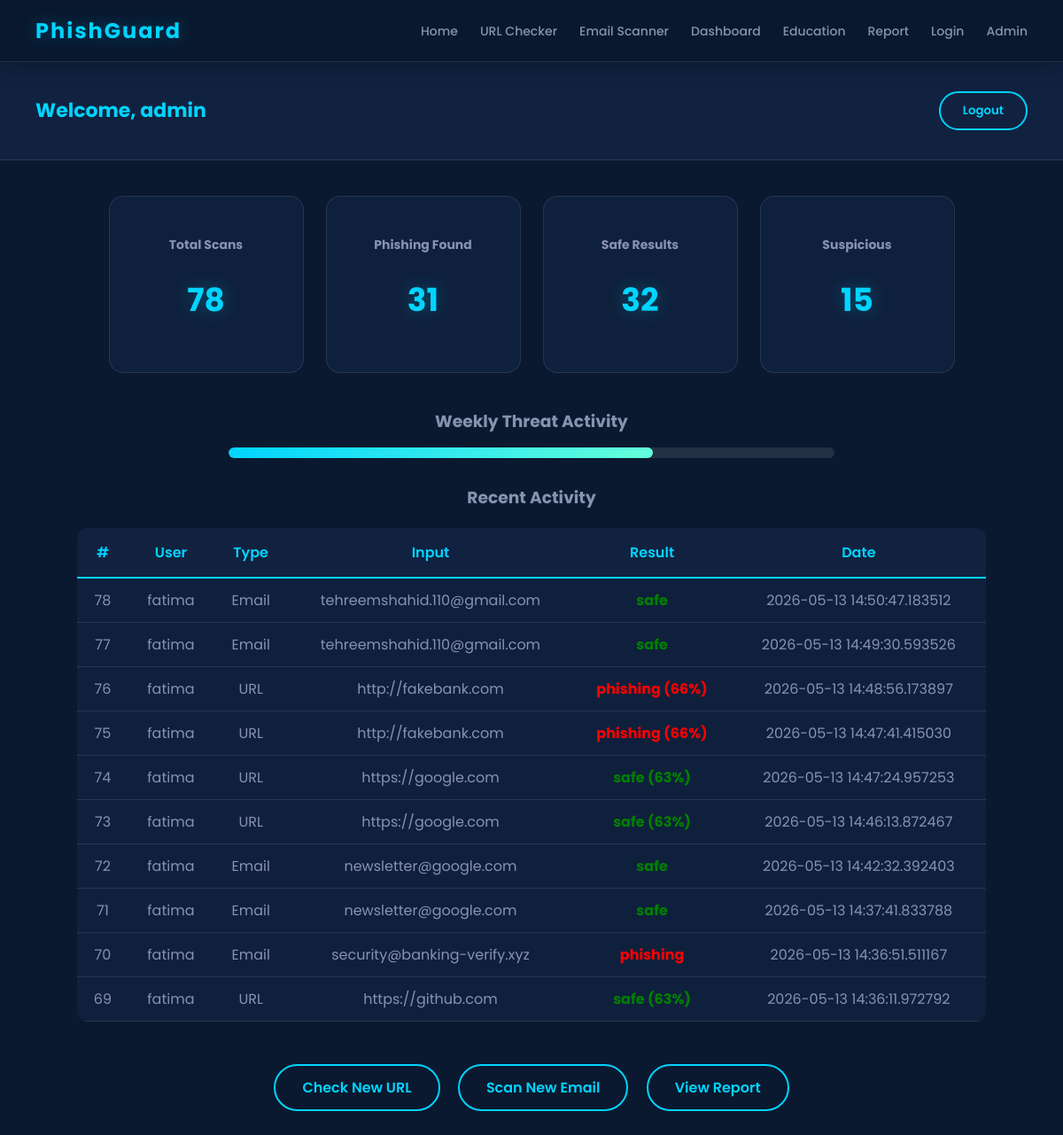
The app's page /dashboard (signed in) with its own data.
### tables this page shows
CREATE TABLE logs (
    id INTEGER PRIMARY KEY AUTOINCREMENT,
    user TEXT,
    type TEXT,
    input TEXT,
    result TEXT,
    date TEXT
);

### app.py (the view)
@app.route('/dashboard')
def dashboard():
    if 'username' not in session:
        return redirect('/login')
    conn = sqlite3.connect('phishing.db')
    cursor = conn.cursor()
    cursor.execute("SELECT COUNT(*) FROM logs")
    total_scans = cursor.fetchone()[0]
    cursor.execute(
        "SELECT COUNT(*) FROM logs WHERE result LIKE '%phishing%'"
    )
    phishing = cursor.fetchone()[0]
    cursor.execute(
        "SELECT COUNT(*) FROM logs WHERE result LIKE '%safe%'"
    )
    safe = cursor.fetchone()[0]
    cursor.execute(
        "SELECT COUNT(*) FROM logs WHERE result LIKE '%suspicious%'"
    )
    suspicious = cursor.fetchone()[0]
    cursor.execute(
        "SELECT * FROM logs ORDER BY id DESC LIMIT 10"
    )
    logs = cursor.fetchall()
    conn.close()
    return render_template(
        'dashboard.html',
        total_scans=total_scans,
        phishing=phishing,
        safe=safe,
        suspicious=suspicious,
        logs=logs,
        username=session.get('username')
    )

### templates/dashboard.html (shortened to what this page needs)
<!DOCTYPE html>
<html>
<head>
    <link rel="stylesheet"
    href="{{ url_for('static', filename='css/dashboard.css') }}">
</head>
<body>
    {% include 'navbar.html' %}
    <div class="topbar">
    <h2>Welcome, {{ username }}</h2>
    <a href="/logout">
        <button>Logout</button>
    </a>
</div>
    <div class="cards">
        <div class="card">
            <h3>Total Scans</h3>
            <h1>{{ total_scans }}</h1>
        </div>
        <div class="card">
            <h3>Phishing Found</h3>
            <h1>{{ phishing }}</h1>
        </div>
        <div class="card">
            <h3>Safe Results</h3>
            <h1>{{ safe }}</h1>
        </div>
        <div class="card">
            <h3>Suspicious</h3>
            <h1>{{ suspicious }}</h1>
        </div>
    </div>
    <div class="progress-section">
        <h3>Weekly Threat Activity</h3>
        <div class="progress-bar">
            <div class="fill"></div>
        </div>
    </div>
    <div class="table-section">
        <h3>Recent Activity</h3>
        <table>
            <tr>
                <th>#</th>
                <th>User</th>
                <th>Type</th>
                <th>Input</th>
                <th>Result</th>
                <th>Date</th>
            </tr>
            {% for log in logs %}
            <tr>
                <td>{{ log[0] }}</td>
                <td>{{ log[1] }}</td>
                <td>{{ log[2] }}</td>
                <td>{{ log[3] }}</td>
                <td>{{ log[4] }}</td>
                <td>{{ log[5] }}</td>
            </tr>
            {% endfor %}
        </table>
    </div>
    <div class="actions">
        <a href="/url_checker">Check New URL</a>
        <a href="/email-scanner">Scan New Email</a>
        <a href="/report">View Report</a>
    </div>
</body>
</html>

### templates/navbar.html
<link rel="stylesheet" href="{{ url_for('static', filename='css/navbar.css') }}">
<nav class="navbar">
    <h2 class="logo">PhishGuard</h2>
    <ul class="nav-links">
        <li><a href="/">Home</a></li>
        <li><a href="/url_checker">URL Checker</a></li>
        <li><a href="/email-scanner">Email Scanner</a></li>
        <li><a href="/dashboard">Dashboard</a></li>
        <li><a href="/education">Education</a></li>
        <li><a href="/report">Report</a></li>
        <li><a href="/login">Login</a></li>
        <li><a href="/admin">Admin</a></li>
    </ul>
</nav>
<div class="nav-spacer"></div>

### static/css/dashboard.css (style rules this page uses)
:root { --primary: #0a192f; --secondary: #112240; --accent: #00d4ff; --accent-glow: rgba(0, 212, 255, 0.3); --success: #00b894; --warning: #fdcb6e; --danger: #ff6b6b; --text-white: #e6f1ff; --text-gray: #8892b0; --card-bg: rgba(17, 34, 64, 0.8); --border: rgba(255, 255, 255, 0.1); }
body { font-family: 'Poppins', sans-serif; background: var(--primary); color: var(--text-white); margin: 0; min-height: 100vh; overflow-x: hidden; }
.topbar { display: flex; justify-content: space-between; align-items: center; padding: 20px 40px; background: var(--secondary); border-bottom: 1px solid var(--border); }
.topbar h2 { color: var(--accent); font-size: 22px; }
.topbar button, .topbar a button { padding: 10px 25px; background: transparent; border: 2px solid var(--accent); color: var(--accent); border-radius: 50px; cursor: pointer; font-weight: 600; transition: all 0.3s ease; font-family: 'Poppins', sans-serif; }
.cards { display: flex; justify-content: center; gap: 25px; margin: 40px 20px; flex-wrap: wrap; }
.card { background: var(--card-bg); padding: 30px 25px; width: 220px; border-radius: 16px; border: 1px solid var(--border); text-align: center; transition: all 0.3s ease; }
.card h3 { color: var(--text-gray); font-size: 14px; margin-bottom: 10px; }
.card h1 { color: var(--accent); font-size: 36px; text-shadow: 0 0 20px var(--accent-glow); }
.progress-section { text-align: center; margin: 30px; }
.progress-section h3 { color: var(--text-gray); margin-bottom: 15px; }
.progress-bar { width: 60%; height: 12px; background: rgba(255, 255, 255, 0.1); margin: auto; border-radius: 10px; overflow: hidden; }
.fill { width: 70%; height: 100%; background: linear-gradient( 90deg, var(--accent), #64ffda ); border-radius: 10px; animation: fillBar 2s ease; }
.table-section { margin: 30px; text-align: center; }
.table-section h3 { color: var(--text-gray); margin-bottom: 20px; }
table { width: 90%; margin: auto; border-collapse: collapse; background: var(--card-bg); border-radius: 12px; overflow: hidden; }
th { background: var(--secondary); color: var(--accent); padding: 15px; font-weight: 600; text-align: center; border-bottom: 2px solid var(--accent); }
td { padding: 12px 15px; text-align: center; color: var(--text-gray); border-bottom: 1px solid var(--border); }
.actions { text-align: center; margin: 40px; }
.actions a { display: inline-block; padding: 12px 30px; margin: 8px; background: transparent; border: 2px solid var(--accent); color: var(--accent); text-decoration: none; border-radius: 50px; font-weight: 600; transition: all 0.3s ease; }

### static/css/navbar.css (style rules this page uses)
.navbar { display: flex; justify-content: space-between; align-items: center; padding: 0 40px; background: rgba(10, 25, 47, 0.98); backdrop-filter: blur(20px); border-bottom: 1px solid rgba(255, 255, 255, 0.1); position: fixed; top: 0; left: 0; width: 100vw; height: 70px; z-index: 99999; box-shadow: 0 4px 30px rgba(0, 0, 0, 0.3); box-sizing: border-box; overflow: hidden; }
.navbar .logo { font-family: 'Poppins', sans-serif; font-size: 24px; font-weight: 700; color: #00d4ff; letter-spacing: 2px; text-shadow: 0 0 20px rgba(0, 212, 255, 0.3); margin: 0; padding: 0; white-space: nowrap; flex-shrink: 0; text-align: left; background: none; -webkit-text-fill-color: #00d4ff; }
.navbar .nav-links { list-style: none !important; display: flex !important; align-items: center; gap: 25px; margin: 0 !important; padding: 0 !important; max-width: none !important; background: none !important; flex-shrink: 0; white-space: nowrap; }
.navbar .nav-links li { padding: 0 !important; margin: 0 !important; background: none !important; border: none !important; border-left: none !important; border-radius: 0 !important; list-style: none !important; }
.navbar .nav-links li a { font-family: 'Poppins', sans-serif; color: #8892b0; text-decoration: none; font-weight: 500; font-size: 14px; transition: all 0.3s ease; position: relative; padding: 5px 0; white-space: nowrap; }
.navbar .nav-links li a::after { content: ''; position: absolute; width: 0; height: 2px; bottom: -2px; left: 50%; transform: translateX(-50%); background: #00d4ff; transition: width 0.3s ease; box-shadow: 0 0 10px rgba(0, 212, 255, 0.3); }
.nav-spacer { height: 70px; width: 100%; flex-shrink: 0; }
html { overflow-y: scroll; overflow-x: hidden; }
* { box-sizing: border-box; }

### records on screen
logs: id "78", user "fatima", type "Email", input "tehreemshahid.110@gmail.com", result "safe", date "2026-05-13 14:50:47.183512"
logs: id "77", user "fatima", type "Email", input "tehreemshahid.110@gmail.com", result "safe", date "2026-05-13 14:49:30.593526"
logs: id "76", user "fatima", type "URL", input "http://fakebank.com", result "phishing (66%)", date "2026-05-13 14:48:56.173897"
logs: id "75", user "fatima", type "URL", input "http://fakebank.com", result "phishing (66%)", date "2026-05-13 14:47:41.415030"
logs: id "74", user "fatima", type "URL", input "https://google.com", result "safe (63%)", date "2026-05-13 14:47:24.957253"
logs: id "73", user "fatima", type "URL", input "https://google.com", result "safe (63%)", date "2026-05-13 14:46:13.872467"
logs: id "72", user "fatima", type "Email", input "newsletter@google.com", result "safe", date "2026-05-13 14:42:32.392403"
logs: id "71", user "fatima", type "Email", input "newsletter@google.com", result "safe", date "2026-05-13 14:37:41.833788"
logs: id "70", user "fatima", type "Email", input "security@banking-verify.xyz", result "phishing", date "2026-05-13 14:36:51.511167"
logs: id "69", user "fatima", type "URL", input "https://github.com", result "safe (63%)", date "2026-05-13 14:36:11.972792"

### other values on screen
{{ username }} "admin"
{{ total_scans }} "78"
{{ phishing }} "31"
{{ safe }} "32"
{{ suspicious }} "15"
